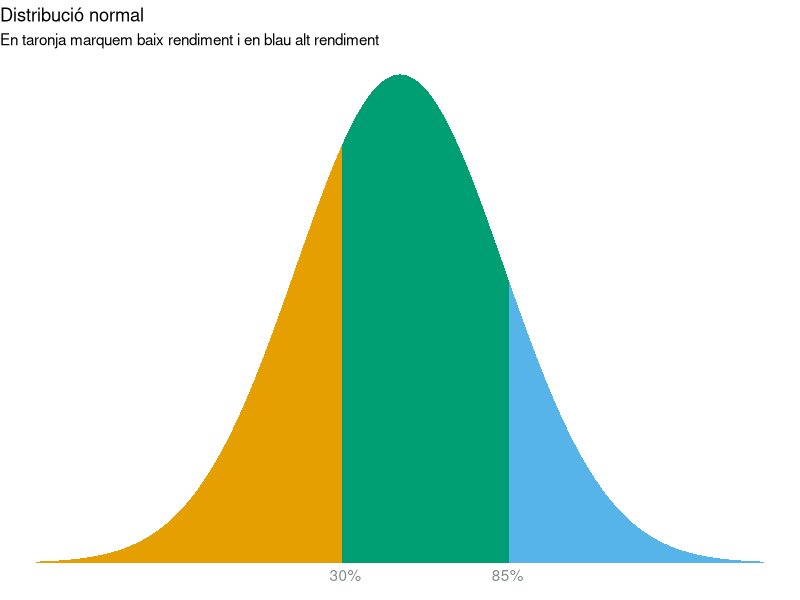

Recreate this plot in R. (Note: this script raises an error after producing the figure.)
Sys.setlocale(category="LC_ALL", locale = "Catalan")
require(reshape2)
require(ggplot2)
require( RColorBrewer)


## Gràfics de classes:

grafics_classe <- function(punts, curs, tipus, escola){
  
  grafic_base(punts = punts, curs = curs[1], titol = "Lectura",tipus, nom_plot = paste0("lectura-", curs[2],"-",tipus), escola, 1);
  grafic_base(punts = punts, curs = curs[1],  titol = "Memòria de Treball",tipus, nom_plot = paste0("mtp-", curs[2],"-",tipus),escola, 2); 
  grafic_base(punts = punts, curs = curs[1],  titol = "Velocitat de Processament",tipus, nom_plot = paste0("vp-", curs[2],"-",tipus),escola,3);
  grafic_base(punts = punts, curs = curs[1],  titol = "Fluïdesa Matemàtica",tipus, nom_plot = paste0("fluidesa-", curs[2],"-",tipus),escola,4);
  grafic_base(punts = punts, curs = curs[1], titol = "Memòria a Llarg Termini",tipus, nom_plot = paste0("mltp-", curs[2],"-",tipus),escola,5);
  grafic_base(punts = punts, curs = curs[1],  titol = "Raonament",tipus, nom_plot = paste0("raonament-", curs[2],"-",tipus),escola,6);
  if (curs[2] == 5 | curs[2] == 6){
    grafic_base(punts = punts, curs = curs[1],  titol = "Càlcul",tipus, nom_plot = paste0("calcul-", curs[2],"-", tipus), escola,7);
  }
}

grafic_base <- function(punts, curs, titol, tipus, nom_plot, escola, i){
  
  myColors <- c("#56B4E9", "#009E73", "#E69F00");
  otherColors <- c("#D55E00", "#999999", "#0072B2");
  
  punts = transform(punts, Noms = factor(Noms, levels= unique(Noms)));
  
  if (tipus=='norm'| tipus == 'norm_intra'){
    colors <- myColors;
  } else {
    colors <- otherColors;
  }
  
  punts[['value.1']] <- factor(punts[['value.1']]);
  names(colors) <- levels(unique(punts[['value.1']]));
  
  
  ggplot(punts[punts$variable %in% levels(unique(punts$variable))[i],]) + 
    geom_bar(stat='identity', aes(x = Noms, y = value, fill = value.1)) + 
    labs(title = titol, 
         subtitle= ifelse(tipus=='norm','Comparació barem universal',
                          ifelse(tipus== 'norm_intra','Comparació intra-classe',
                                 ifelse(tipus == 'comp','Resultat esperat',
                                        'Resultat esperat intraclasse')))) +
    theme_minimal() +
    theme(axis.title.x=element_blank(), 
          axis.title.y=element_blank(),
          axis.text.x = element_text(angle = 45, hjust = 1, size=16), 
          axis.text.y = element_text(size=14), 
          title=element_text(size = 20),
          #subtitle = element_text(size=15),
          #text = element_text(size=20), 
          plot.title = element_text(lineheight=.8, face="bold"),
          #plot.title = element_blank(),
          legend.position="none") + 
    #ggtitle(titol) + 
    scale_fill_manual(name='value.1', values=colors) + 
    geom_hline(yintercept=0.5) + 
    ylim(0, 1) + 
    ggsave(file = paste("figures/", escola[2], "/", curs, "/", nom_plot, ".pdf", sep = ""), 
           dpi = 600, width = 8, height = 6, units = "in") 
}

## Gràfics helpers d'individuals

ggpbar <- function(nens, punts, curs, tipus, escola){
  
  myColors <- c("#56B4E9", "#009E73", "#E69F00");
  otherColors <- c("#D55E00", "#999999", "#0072B2");
  
  punts = transform(punts, Noms = factor(Noms, levels= unique(Noms)));
  if (tipus=='norm'|tipus == 'norm_intra'){
    colors <- myColors;
  } else {
    colors <- otherColors;
  }
  
  punts[['value.1']] <- factor(punts[['value.1']]);
  names(colors) <- levels(punts[['value.1']]);
  
  ggplot(punts[punts$Noms %in% levels(punts$Noms)[nens],]) + 
    geom_bar(stat='identity', 
             aes(x = variable, y = value, fill=value.1)) + 
    facet_wrap( ~ Noms, ncol=1, scales="free") +  
    labs(title = ifelse(tipus=='norm','Resultat observat',
                        ifelse(tipus== 'norm_intra', 'Resultat observat intraclasse',
                               ifelse(tipus == 'comp', 'Resultat esperat',
                                      'Resultat esperat intraclasse'))))  +
    theme_minimal() +
    theme(axis.title.x=element_blank(), 
          axis.title.y=element_blank(), 
          axis.title = element_blank(),
          axis.text.x = element_text(size=20),
          axis.text.y = element_text(size=20),
          title = element_text(size=20),
          legend.position="none", 
          strip.background = element_blank(),
          strip.text.x = element_blank()
          #strip.text.x = element_text(size = 22, face = "bold")
    ) +
    scale_fill_manual(name = 'value.1', values = colors) + 
    geom_hline(yintercept=0.5) + 
    ylim(0, 1) +
    ggsave(file = paste("figures/", escola[2], "/", curs, "/", nens,"-", tipus, ".pdf", sep = ""), 
           dpi = 600, width = 8, height = 9, units = "in");
}

ggpbar_individual <- function(nens, punts, curs, tipus, escola){
  
  myColors <- c("#56B4E9", "#009E73", "#E69F00");
  otherColors <- c("#D55E00", "#999999", "#0072B2");
  
#  punts = transform(punts, Noms = factor(Noms, levels= unique(Noms)));
  if (tipus=='norm'|tipus == 'norm_intra'){
    colors <- myColors;
  } else {
    colors <- otherColors;
  }
  
  punts[['value.1']] <- factor(punts[['value.1']]);
  names(colors) <- levels(punts[['value.1']]);
  
  ggplot(punts[punts$Noms %in% levels(punts$Noms)[nens],]) + 
    geom_bar(stat='identity', 
             aes(x = variable, y = value, fill=value.1)) + 
    facet_wrap( ~ Noms, ncol=1, scales="free") +  
    labs(title = ifelse(tipus=='norm','Resultat obtingut',
                        ifelse(tipus== 'norm_intra', 'Resultat obtingut intraclasse',
                               ifelse(tipus == 'comp', 'Resultat esperat',
                                      'Resultat esperat intraclasse'))))  +
    theme_minimal() +
    theme(axis.title.x=element_blank(), 
          axis.title.y=element_blank(), 
          axis.title = element_blank(),
          axis.text.x = element_text(size=20),
          axis.text.y = element_text(size=20),
          title = element_text(size=20),
          legend.position="none", 
          strip.text.x = element_text(size = 22, face = "bold")
    ) +
    scale_fill_manual(name = 'value.1', values = colors) + 
    geom_hline(yintercept=0.5) + 
    ylim(0, 1) +
    ggsave(file = paste( "/informes_individuals/", punts[nens,1],"/", tipus, ".pdf", sep = ""), 
           dpi = 600, width = 8, height = 9, units = "in");
}

## Gràfics d'individuals

grafics_nens <- function(punts, curs, tipus, escola){
  
  for(i in seq(1,length(levels(unique(punts$Noms))),1)){
    ggpbar(i, punts, curs[1], tipus, escola);
  }
  
}

grafics_nens_individual <- function(punts, curs, tipus, escola){
  
  myColors <- c("#56B4E9", "#009E73", "#E69F00");
  otherColors <- c("#D55E00", "#999999", "#0072B2");
  
  #  punts = transform(punts, Noms = factor(Noms, levels= unique(Noms)));
  if (tipus=='norm'|tipus == 'norm_intra'){
    colors <- myColors;
  } else {
    colors <- otherColors;
  }
  
  punts[['value.1']] <- factor(punts[['value.1']]);
  names(colors) <- levels(punts[['value.1']]);
  
  ggplot(punts) + 
    geom_bar(stat='identity', 
             aes(x = variable, y = value, fill=value.1)) + 
    facet_wrap( ~ Noms, ncol=1, scales="free") +  
    labs(title = ifelse(tipus=='norm','Resultat observat',
                        ifelse(tipus== 'norm_intra', 'Resultat observat intraclasse',
                               ifelse(tipus == 'comp', 'Resultat esperat',
                                      'Resultat esperat intraclasse'))))  +
    theme_minimal() +
    theme(axis.title.x=element_blank(), 
          axis.title.y=element_blank(), 
          axis.title = element_blank(),
          axis.text.x = element_text(size=20),
          axis.text.y = element_text(size=20),
          title = element_text(size=20),
          legend.position="none", 
          strip.text.x = element_text(size = 22, face = "bold")
    ) +
    scale_fill_manual(name = 'value.1', values = colors) + 
    geom_hline(yintercept=0.5) + 
    ylim(0, 1) +
    ggsave(file = paste( "informes_individuals/", punts[1,1],"/", tipus, ".pdf", sep = ""), 
           dpi = 600, width = 8, height = 9, units = "in");
  
}

## gràfics per la part emocional

grafic_emocional = function(index, curs, df_emocional, escola, nom){
  # emocional és una matriu amb 7 columes: noms dels nens, les 5 pregunes d'emocional i 
  # una altra columna buida al final que no sé què hi fa, suposo que ve amb les dades

  paleta_personalitzada = c("#FFFFCC", "#FFEDA0", "#FEB24C", "#FEB24C", "#E31A1C", "#E31A1C", "#E31A1C", "#BD0026", "#800026")
  
  if (curs[2] == 1 | curs[2] == 2){
    limy = c(0,2)
    paleta = brewer.pal(2, "YlOrRd")
    names(paleta) = seq(0,2) 
  }
  else {limy = c(0,7)
  
  paleta = paleta_personalitzada
  names(paleta) = seq(1,9) 
  }
  
  ggplot(df_emocional, aes(x = factor(arees, levels = arees[c(4,3,2,1)]), 
                           y = as.numeric(as.character(valors)))) + 
    geom_bar(stat="identity", aes(fill = df_emocional$valors)) + 
 #   scale_fill_gradientn(colours = paleta[]) + 
    scale_fill_manual(values = paleta) + 
    theme_bw() +
    theme(legend.position="none", 
          axis.text.x=element_blank(),
          axis.ticks.x=element_blank(),
          title = element_text(size=20),
          plot.subtitle=element_text(size=18),
          axis.text.y = element_text(size = 18)) +
    coord_flip() +
    ylab("") +
    ylim(limy) +
    xlab("Àrea") +
    labs(title = "Riscs emocionals") 
 #        subtitle = nom) +
    ggsave(file = paste("figures/", escola[2], "/", curs[1], "/emocional-", index, ".pdf", sep = ""), 
           dpi = 600, width = 8, height = 6, units = "in") 
}

### Altres

# gràfic gaussiana, per tenir-lo en algun lloc

grafic_gaussiana_pintada = function(limit_inferior, limit_superior){
limitRange <- function(fun, min, max) {
  function(x) {
    y <- fun(x)
    y[x < min  |  x > max] <- NA
    return(y)
  }
}

dlimit <- limitRange(dnorm, -3.5, qnorm(limit_inferior))
ulimit <- limitRange(dnorm, qnorm(limit_superior), 3.5)
tlimit = limitRange(dnorm, qnorm(limit_inferior), qnorm(limit_superior))

pp = ggplot(data.frame(x=c(-3.5, 3.5)), aes(x=x)) +
  stat_function(fun = dnorm,
                geom="area", fill="#009E73", alpha=1) +
  stat_function(fun = dlimit,
                geom="area", fill="#E69F00", alpha=1) + 
  stat_function(fun = ulimit,
                geom="area", fill="#56B4E9", alpha=1) + 
  theme_void() + 
  labs(title = "Distribució normal",
       subtitle = "En taronja marquem baix rendiment i en blau alt rendiment") +
  annotate(geom="text", x = qnorm(limit_inferior), y = -0.01, label = "30%", colour = "azure4") +
  annotate(geom="text", x = qnorm(limit_superior), y = -0.01, label = "85%", colour = "azure4") +
  ggsave(file = "gaussiana.pdf", dpi = 600, width = 10, height = 6, units = "in")

  #return(pp)
}

grafic_gaussiana_pintada(.3, .85)
